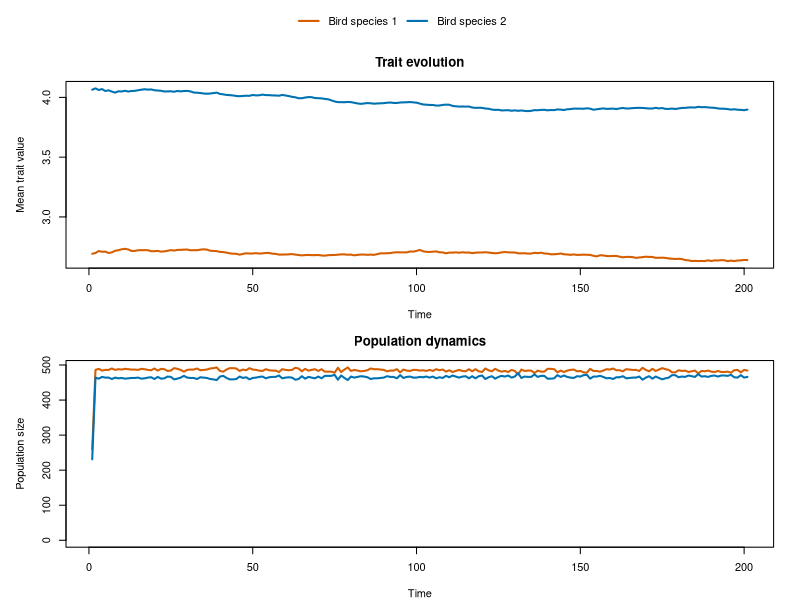

Generate this figure with R:
## ---- chunk 1
knitr::opts_chunk$set(echo = TRUE)
## ---- chunk 2
 bird.evol.sim = function(reps,tmax,N0,carry_cap,mean1,sd1,mean2,sd2,env_opt,
                          mutation1,mutation2,comp_rate,inv_sel_str) {
        for (r in 1:reps) {
            # Populations/species both begin at N0 individuals
            N = N0
            # Both populations/species have carrying capacities
            K = carry_cap
            # Draw random trait values for individuals from normal distributions
            # With means of mean0 & mean1 and standard deviations given by parameters sd0 & sd1
            pop1 = rnorm(N, mean1, sd1)
            pop2 = rnorm(N, mean2, sd2)
            # Initialize vectors to save population and trait values
            # Plus trait optimum (as set by environment) and strength of selection
            # Note: because we are using the width of the selection surface as our measure of
            # strength of selection, the relationship is inverse (higher value = weaker sel.)
            popsize1 = numeric(tmax)
            popsize2 = numeric(tmax)
            meantrait1 = numeric(tmax)
            meantrait2 = numeric(tmax)
            tic = 0
            t = 0
            env_optimum = env_opt
            inverse_selection_strength = inv_sel_str
          
        
            while ((t <= tmax) && (tic == 0)) {
                # Advance time by 1
                t = t + 1
                # If either species/population goes extinct, stop 
                # Populations effectively go extinct at N = 1 due to parent necessity
                if (length(pop1) <= 1 || length(pop2) <= 1) {
                    tic = 1
                }
                # Reproduction via Poisson distribution
                # At the beginning of the sim and after each competitive cycle, surviving birds have offspring
                # Single draw = single chance at offspring, lambda of 1.5 to keep offspring roughly 
                # between 0 and 3
                offspring1 = rpois(n = length(pop1), lambda = 1.5)
                offspring2 = rpois(n = length(pop2), lambda = 1.5)
                
                # Assume that offspring has midpoint trait value between parents (randomly
                # drawn from 2 surviving inds.) +/- some mutation
                if (sum(offspring1) >= 1 && length(pop1) >= 2) {
                    for (i in 1:length(offspring1)) {
                        parents1 = sample(x = pop1, size = 2, replace = FALSE)
                        z_mid1 = mean(parents1)
                        epsilon1 = rnorm(offspring1[i], mean = 0, mutation1)
                        newpop1 = (z_mid1 + epsilon1)
                        pop1 = c(pop1,newpop1)
                    }
                }
                
                if (sum(offspring2) >= 1 && length(pop2) >= 2) {
                    for (i in 1:length(offspring2)) {
                        parents2 = sample(x = pop2, size = 2, replace = FALSE)
                        z_mid2 = mean(parents2)
                        epsilon2 = rnorm(offspring2[i], mean = 0, mutation2)
                        newpop2 = (z_mid2 + epsilon2)
                        pop2 = c(pop2,newpop2)
                    }
                }
                # Cap populations
                if (length(pop1) > K) pop1 = sample(pop1, K)
                if (length(pop2) > K) pop2 = sample(pop2, K)
                
                # Competition: drawing random ind. (and corresponding trait value) 
                # from a subset of each species/pop
                competition_rate = comp_rate
                n_competitions = round(min(length(pop1), length(pop2)) * competition_rate)
                for (c in 1:n_competitions) {
                  if (length(pop1) <= 1 || length(pop2) <= 1) break
                comp1 = sample(pop1, size = 1)
                comp2 = sample(pop2, size = 1)
                # Calculating win probabilities
                p_win1 = 1 - pnorm(abs(comp1 - env_optimum) / inverse_selection_strength)
                p_win2 = 1 - pnorm(abs(comp2 - env_optimum) / inverse_selection_strength)
                # Make 'em fight!
                if (runif(1) < p_win1 / (p_win1 + p_win2)) {
                    pop2 = pop2[-match(comp2, pop2)]
                    } else {
                    pop1 = pop1[-match(comp1, pop1)]
                    }
                }
                # Save population sizes to vectors
                popsize1[t] = length(pop1)
                popsize2[t] = length(pop2)
                # Save population mean trait values to vectors
                meantrait1[t] = mean(pop1)
                meantrait2[t] = mean(pop2)
                
              
            }
            # Plot the results, color-blind friendly Okabe color palette
            layout(matrix(c(1, 2, 3), nrow = 3), heights = c(0.15, 1, 1))
            par(mar = c(0, 0, 0, 0))
            plot.new()
            legend('center',
                   legend = c('Bird species 1', 'Bird species 2'),
                   col = c('#D55E00', '#0072B2'),
                   lwd = 2, bty = 'n', horiz = TRUE)

            par(mar = c(4, 5, 3, 2))
            if (r == 1) {
                plot(meantrait1, type = 'l', lwd = 2,
                     ylim = c(min(c(meantrait1, meantrait2), na.rm = TRUE),
                              max(c(meantrait1, meantrait2), na.rm = TRUE)),
                     col = '#D55E00', xlab = 'Time', ylab = 'Mean trait value',
                     main = 'Trait evolution')
                lines(meantrait2, lwd = 2, col = '#0072B2')
            } else {
                lines(meantrait1, lwd = 2, col = '#D55E00')
                lines(meantrait2, lwd = 2, col = '#0072B2')
            }
            
            par(mar = c(4, 5, 3, 2))
            if (r == 1) {
                plot(popsize1, type = 'l', lwd = 2,
                     ylim = c(0, max(c(popsize1, popsize2), na.rm = TRUE)),
                     col = '#D55E00', xlab = 'Time', ylab = 'Population size',
                     main = 'Population dynamics')
                lines(popsize2, lwd = 2, col = '#0072B2')
            } else {
                lines(popsize1, lwd = 2, col = '#D55E00')
                lines(popsize2, lwd = 2, col = '#0072B2')
            }
        }
    }

    # PARAMETERS
    # reps = number of repetitions (keep this at 1)
    # tmax = number of timesteps
    # N0 = initial population size (same for both species)
    # carry_cap = carrying capacity (same for both species)
    # mean1 = initial species 1 trait mean
    # sd1 = initial species 1 trait stdev
    # mean2 = initial species 2 trait mean
    # sd2 = initial species 2 trait stdev
    # env_opt = trait optimum as selected for by environment
    # inv_sel_str = width of selection surface (inverse to selection strength)
    # comp_rate = proportion of each population that competes in each timestep
    # mutation1 = species 1 standard trait deviation of offspring
    # mutation2 = species 2 standard trait deviation of offspring

    # RUN EVOLUTION SIMULATION
    bird.evol.sim(reps=1, tmax=200, N0=100, carry_cap=500,
                  mean1=2.8, sd1=0.5, 
                  mean2=4, sd2=0.5, 
                  env_opt=3, mutation1=0.05, mutation2=0.05, 
                  inv_sel_str=1, comp_rate=0.1)
